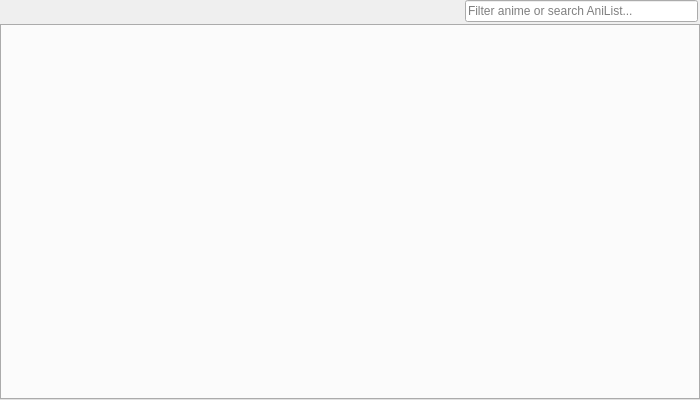
<?xml version="1.0" encoding="UTF-8"?>
<ui version="4.0">
 <class>AnimeList</class>
 <widget class="QWidget" name="AnimeList">
  <property name="geometry">
   <rect>
    <x>0</x>
    <y>0</y>
    <width>700</width>
    <height>400</height>
   </rect>
  </property>
  <property name="windowTitle">
   <string>Form</string>
  </property>
  <layout class="QVBoxLayout" name="verticalLayout">
   <property name="spacing">
    <number>2</number>
   </property>
   <property name="leftMargin">
    <number>0</number>
   </property>
   <property name="topMargin">
    <number>0</number>
   </property>
   <property name="rightMargin">
    <number>0</number>
   </property>
   <property name="bottomMargin">
    <number>0</number>
   </property>
   <item>
    <layout class="QHBoxLayout" name="horizontalLayout" stretch="6,3">
     <property name="spacing">
      <number>0</number>
     </property>
     <property name="rightMargin">
      <number>2</number>
     </property>
     <item>
      <spacer name="horizontalSpacer">
       <property name="orientation">
        <enum>Qt::Horizontal</enum>
       </property>
       <property name="sizeHint" stdset="0">
        <size>
         <width>40</width>
         <height>20</height>
        </size>
       </property>
      </spacer>
     </item>
     <item>
      <widget class="QLineEdit" name="lineEdit">
       <property name="placeholderText">
        <string>Filter anime or search AniList...</string>
       </property>
      </widget>
     </item>
    </layout>
   </item>
   <item>
    <widget class="QTabWidget" name="tabWidget">
     <property name="currentIndex">
      <number>-1</number>
     </property>
    </widget>
   </item>
  </layout>
 </widget>
 <resources/>
 <connections/>
</ui>
